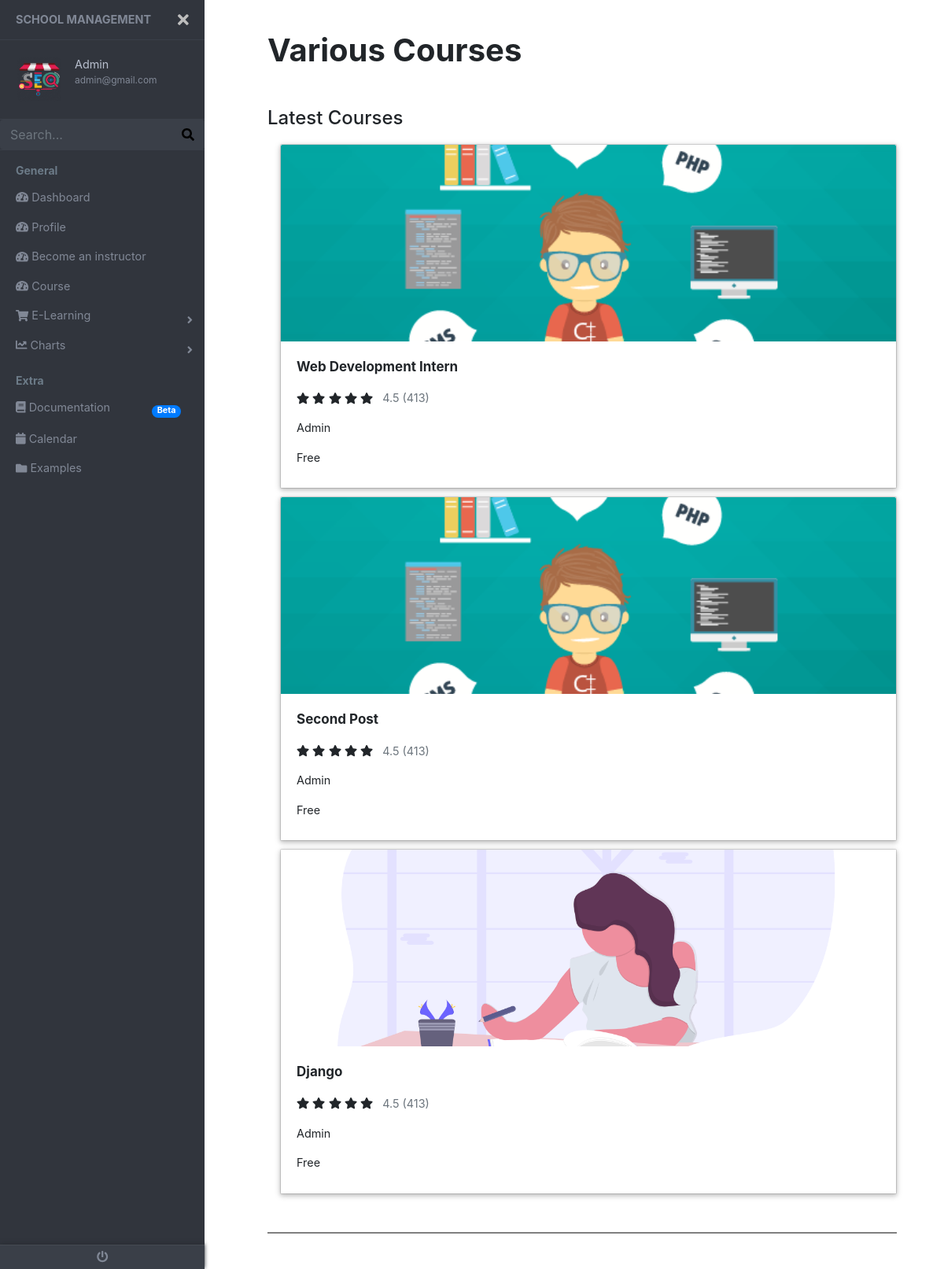
Page /courseView/ (signed in) on the committed database.
### accounts/models.py (models this page shows, shortened)
class User(AbstractBaseUser, PermissionsMixin):
    email = models.EmailField(
        verbose_name=_('email address'), max_length=255, unique=True
    )
    full_name = models.CharField(_('full_name'), max_length=30, blank=True)
    is_staff = models.BooleanField(
        _('staff status'),
        default=False,
        help_text=_(
            'Designates whether the user can log into this admin site.'
        ),
    )
    date_joined = models.DateTimeField(
        _('date joined'), default=timezone.now
    )
    objects = UserManager()
    USERNAME_FIELD = 'email'
    REQUIRED_FIELDS = ['full_name']

class Profile(models.Model):
    GENDER = (
        ('male', 'Male'),
        ('female', 'Female'),)
    user = models.OneToOneField(settings.AUTH_USER_MODEL, on_delete=models.CASCADE)
    profile_img = models.ImageField(default='default.jpg', upload_to='Profile Image/')
    phone_number = models.CharField(max_length=100, null=True, blank=True)
    address = models.CharField(max_length=200, null=True, blank=True)
    gender = models.CharField(max_length=20,choices=GENDER)
    about = models.TextField(null=True, blank=True)

### course/models.py (models this page shows, shortened)
class Course(models.Model):
    skill = (
        ('beginner', 'Beginner'),
        ('intermidate', 'Intermidate'),
        ('advance', 'Advance'),
        )
    title = models.CharField(max_length=500)
    user = models.ForeignKey(settings.AUTH_USER_MODEL, on_delete=models.CASCADE, null=True)
    category = models.ForeignKey(Category, on_delete=models.CASCADE)
    poster = models.ImageField(upload_to='poster/', help_text = "Please upload a cover picture for your lecture slides.")
    skills = models.CharField(max_length=25,choices=skill)
    powerpoint_slides = models.FileField(upload_to='powerpoint/', null=True, blank=True, help_text = "Please upload your powerpoint slides here.")
    powerpoint_url = models.URLField( null=True, blank=True, help_text = "Please upload your powerpoint slides here.")
    price = models.IntegerField(null=True, blank=True, help_text = "Leave the table blank if the course is free of cost.")
    created = models.DateTimeField(auto_now_add=True, null=True)
    modified = models.DateTimeField(auto_now=True, null=True)

### course/views.py (the view)
# urls.py: path('courseView/', views.course_view, name='courses'),
@login_required(login_url='login')
def course_view(request):
    latest_course = Course.objects.all().order_by('-created')
    context = {
        'latest_course': latest_course,
    }
    return render(request, 'apps/course.html', context)

### course/templates/apps/course.html (shortened to what this page needs)
{% extends 'base.html' %}
{% load static %}
{% block content %}
<h1 class="profile-heading mb-5"> Various Courses </h1>
<div class="row">
  <div class="col-12">
    <h4> Latest Courses</h4>
  </div>
</div>
<div class="row mb-5">
<div class="col-lg-12 col-carousel ">
    <div class="owl-carousel carousel-main">
      {% for latest in latest_course %}
            <div class="card latest-card">
              <a href="{% url 'tutorial' latest.id %}">
                  <div class="latest-img">
                    <img class="card-img-top" src="{{latest.poster.url}}" alt="Card image cap">
                  </div>
                  <div class="card-body">
                    <p class="card-title font-weight-bold"><a>{{ latest.title}}</a><p>
                    <ul class="list-unstyled list-inline rating mb-0">
                      <li class="list-inline-item mr-0"><i class="fas fa-star amber-text"> </i></li>
                      <li class="list-inline-item mr-0"><i class="fas fa-star amber-text"></i></li>
                      <li class="list-inline-item mr-0"><i class="fas fa-star amber-text"></i></li>
                      <li class="list-inline-item mr-0"><i class="fas fa-star amber-text"></i></li>
                      <li class="list-inline-item"><i class="fas fa-star amber-text"></i></li>
                      <li class="list-inline-item"><p class="text-muted">4.5 (413)</p></li>
                    </ul>
                    <p>{{latest.user.full_name | capfirst}}</p>
                    {% if course.price %}
                      <p class="mb-2">Rs.{{latest.price}}</p>
                    {% else %}
                      <p class="mb-2">Free</p>
                    {% endif %}
                  </div>
                  </a>
              </div>
              {% empty %}
              <div class="container-fluid">
                <h3> No post found having search query {{ request.GET.q }}</h3>
              </div>
            {% endfor %}
      </div>
  </div>
</div>
<div class="line"></div>
{% endblock %}

### templates/base.html (shortened to what this page needs)
{% load static %}
<!DOCTYPE html>
<html>
<head>
    <link href="https://stackpath.bootstrapcdn.com/font-awesome/4.7.0/css/font-awesome.min.css" rel="stylesheet">
    <link rel="stylesheet" href="https://stackpath.bootstrapcdn.com/bootstrap/4.4.1/css/bootstrap.min.css">
    <link href="https://use.fontawesome.com/releases/v5.0.6/css/all.css" rel="stylesheet">
    <link href="https://cdnjs.cloudflare.com/ajax/libs/owl-carousel/1.3.3/owl.carousel.css" rel="stylesheet" />
    <link rel="stylesheet" type="text/css" href="{% static 'style.css' %}">
    <link rel="stylesheet" href="https://unpkg.com/flickity@2.0/dist/flickity.min.css">
</head>
<body>
  <div class="page-wrapper chiller-theme toggled">
        <nav id="sidebar" class="sidebar-wrapper">
            <div class="sidebar-content">
              <div class="sidebar-brand">
                <a href="#">School Management</a>
                <div id="close-sidebar">
                  <i class="fas fa-times"></i>
                </div>
              </div>
              {% if user.is_authenticated %}
                <div class="sidebar-header">
                  <div class="user-pic">
                    <img class="img-responsive img-rounded" src="{{ user.profile.profile_img.url}}"
                      alt="User picture">
                  </div>
                  <div class="user-info">
                    <span class="user-name">{{user.full_name| capfirst}}
                    </span>
                    <span class="user-role">{{ user.email}}</span>
                  </div>
                </div>
                  {% endif %}
              <div class="sidebar-search">
                <form method="GET" action="{% url 'search' %}">
                  <div class="input-group">
                    <input type="text" class="form-control search-menu" placeholder="Search..." name='q'>
                    <div class="input-group-append">
                      <span class="input-group-text">
                        <button type="submit" id="completed-task" class="fabutton">
                          <i class="fa fa-search" aria-hidden="true"></i>
                        </button>
                      </span>
                    </div>
                  </div>
                </form>
              </div>
                <div class="sidebar-menu">
                  <ul>
                    <li class="header-menu">
                      <span>General</span>
                    </li>
                    <li>
                      <a href="{% url 'dashboard' %}">
                        <i class="fa fa-tachometer-alt"></i>
                        <span>Dashboard</span>
                      </a>
                    </li>
                    <li>
                      <a href="{% url 'teacher-profile' %}">
                        <i class="fa fa-tachometer-alt"></i>
                        <span>Profile</span>
                      </a>
                    </li>
                    <li>
                      <a href="{% url 'content-add'%}">
                        <i class="fa fa-tachometer-alt"></i>
                        <span>Become an instructor</span>
                      </a>
                    </li>
                    <li>
                      <a href="{% url 'courses'%}">
                        <i class="fa fa-tachometer-alt"></i>
                        <span> Course</span>
                      </a>
                    </li>
                    <li class="sidebar-dropdown">
                      <a href="#">
                        <i class="fa fa-shopping-cart"></i>
                        <span>E-Learning</span>
                      </a>
                    </li>
                    <li class="sidebar-dropdown">
                      <a href="#">
                        <i class="fa fa-chart-line"></i>
                        <span>Charts</span>
                      </a>
                    </li>
                    <li class="header-menu">
                      <span>Extra</span>
                    </li>
                    <li>
                      <a href="#">
                        <i class="fa fa-book"></i>
                        <span>Documentation</span>
                        <span class="badge badge-pill badge-primary">Beta</span>
                      </a>
                    </li>
                    <li>
                      <a href="#">
                        <i class="fa fa-calendar"></i>
                        <span>Calendar</span>
                      </a>
                    </li>
                    <li>
                      <a href="#">
                        <i class="fa fa-folder"></i>
                        <span>Examples</span>
                      </a>
                    </li>
                  </ul>
                </div>
          </div>
          <div class="sidebar-footer">
          {% if user.is_authenticated %}
            <a href="{% url 'logout' %}">
              <i class="fa fa-power-off"></i>
            </a>
          {% endif %}
          </div>
        </nav>
      <main class="page-content">
        <div class="container-fluid">
          {% block content %}
          {% endblock %}
        </div>
      </main>
    </div>
</body>
</html>

### rows in the picture
User: profile.profile_img (picture), full_name "Admin", email "admin@gmail.com"
Course: poster (picture), title "Web Development Intern", user.full_name "Admin"
Course: poster (picture), title "Second Post", user.full_name "Admin"
Course: poster (picture), title "Django", user.full_name "Admin"
